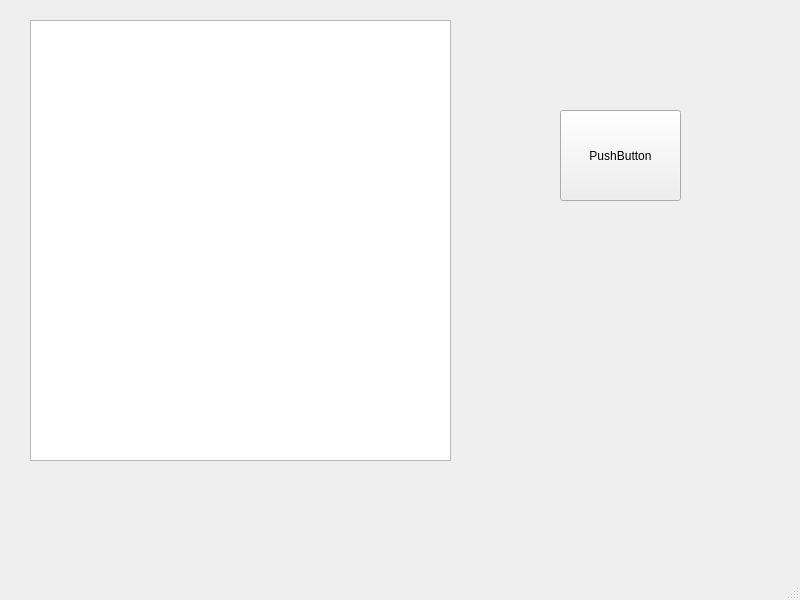
<?xml version="1.0" encoding="UTF-8"?>
<ui version="4.0">
 <class>MainWindow</class>
 <widget class="QMainWindow" name="MainWindow">
  <property name="geometry">
   <rect>
    <x>0</x>
    <y>0</y>
    <width>800</width>
    <height>600</height>
   </rect>
  </property>
  <property name="windowTitle">
   <string>MainWindow</string>
  </property>
  <widget class="QWidget" name="centralwidget">
   <widget class="QPushButton" name="pushButton">
    <property name="geometry">
     <rect>
      <x>560</x>
      <y>110</y>
      <width>121</width>
      <height>91</height>
     </rect>
    </property>
    <property name="text">
     <string>PushButton</string>
    </property>
   </widget>
   <widget class="QListWidget" name="listWidget">
    <property name="geometry">
     <rect>
      <x>30</x>
      <y>20</y>
      <width>421</width>
      <height>441</height>
     </rect>
    </property>
   </widget>
  </widget>
  <widget class="QMenuBar" name="menubar">
   <property name="geometry">
    <rect>
     <x>0</x>
     <y>0</y>
     <width>800</width>
     <height>21</height>
    </rect>
   </property>
  </widget>
  <widget class="QStatusBar" name="statusbar"/>
 </widget>
 <resources/>
 <connections/>
</ui>
